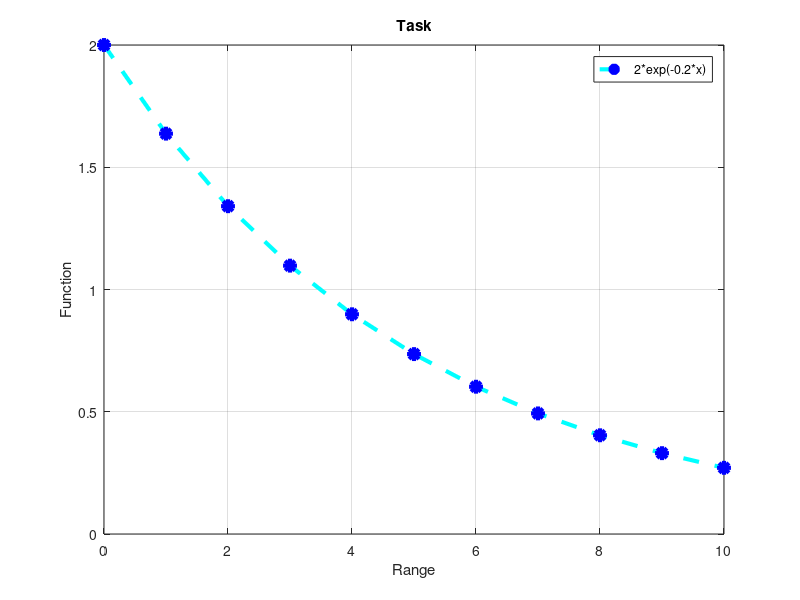

The MATLAB source for this figure:
x = [0:1:10];
y = 2*exp(-0.2*x);
plot(x, y, '--c*', 'LineWidth', 3, 'MarkerSize', 10, 'MarkerEdgeColor', 'b')

title('Task')
xlabel('Range')
ylabel('Function')
legend('2*exp(-0.2*x)')
grid on